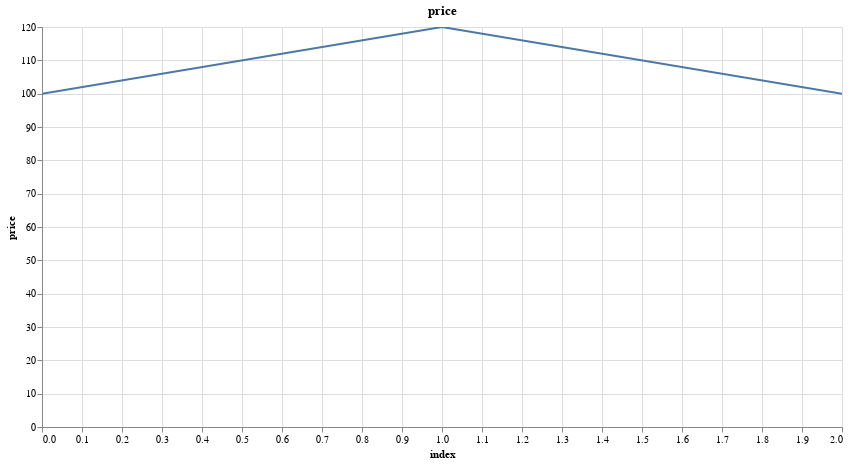

Notebook cell for this chart:
### Markdown cell above
Engineering Feature

### Code cell
price_time_series = pl.DataFrame({'price': [100.0, 120.0, 100.0]})
researches.plot_column(price_time_series, 'price')

### Figure 1 — Vega specification as saved in the notebook (floating-point values rounded to 4 significant figures)
{"$schema": "https://vega.github.io/schema/vega/v5.json", "data": [{"name": "param_14_store"}, {"name": "source_0", "values": [{"index": 0, "price": 100.0}, {"index": 1, "price": 120.0}, {"index": 2, "price": 100.0}]}, {"name": "source_0_x_domain_index", "values": [{"min": 0, "max": 2}]}, {"name": "source_0_y_domain_price", "values": [{"min": 100.0, "max": 120.0}]}], "signals": [{"name": "unit", "value": {}, "on": [{"events": "pointermove", "update": "isTuple(group()) ? group() : unit"}]}, {"name": "param_14", "update": "vlSelectionResolve(\"param_14_store\", \"union\")"}, {"name": "param_14_index", "on": [{"events": [{"source": "view", "type": "dblclick"}], "update": "null"}, {"events": {"signal": "param_14_translate_delta"}, "update": "panLinear(param_14_translate_anchor.extent_x, -param_14_translate_delta.x / width)"}, {"events": {"signal": "param_14_zoom_delta"}, "update": "zoomLinear(domain(\"x\"), param_14_zoom_anchor.x, param_14_zoom_delta)"}]}, {"name": "param_14_price", "on": [{"events": [{"source": "view", "type": "dblclick"}], "update": "null"}, {"events": {"signal": "param_14_translate_delta"}, "update": "panLinear(param_14_translate_anchor.extent_y, param_14_translate_delta.y / height)"}, {"events": {"signal": "param_14_zoom_delta"}, "update": "zoomLinear(domain(\"y\"), param_14_zoom_anchor.y, param_14_zoom_delta)"}]}, {"name": "param_14_tuple", "on": [{"events": [{"signal": "param_14_index || param_14_price"}], "update": "param_14_index && param_14_price ? {unit: \"\", fields: param_14_tuple_fields, values: [param_14_index,param_14_price]} : null"}]}, {"name": "param_14_tuple_fields", "value": [{"field": "index", "channel": "x", "type": "R"}, {"field": "price", "channel": "y", "type": "R"}]}, {"name": "param_14_translate_anchor", "value": {}, "on": [{"events": [{"source": "scope", "type": "pointerdown"}], "update": "{x: x(unit), y: y(unit), extent_x: domain(\"x\"), extent_y: domain(\"y\")}"}]}, {"name": "param_14_translate_delta", "value": {}, "on": [{"events": [{"source": "window", "between": [{"source": "scope", "type": "pointerdown"}, {"source": "window", "type": "pointerup"}], "type": "pointermove", "consume": true}], "update": "{x: param_14_translate_anchor.x - x(unit), y: param_14_translate_anchor.y - y(unit)}"}]}, {"name": "param_14_zoom_anchor", "on": [{"events": [{"source": "scope", "type": "wheel", "consume": true}], "update": "{x: invert(\"x\", x(unit)), y: invert(\"y\", y(unit))}"}]}, {"name": "param_14_zoom_delta", "on": [{"events": [{"source": "scope", "type": "wheel", "consume": true}], "update": "pow(1.001, event.deltaY * pow(16, event.deltaMode))", "force": true}]}, {"name": "param_14_modify", "on": [{"events": {"signal": "param_14_tuple"}, "update": "modify(\"param_14_store\", param_14_tuple, true)"}]}], "marks": [{"type": "line", "name": "marks", "from": {"data": "source_0"}, "sort": {"field": "x"}, "encode": {"update": {"defined": {"signal": "isValid(datum[\"index\"]) && isFinite(+datum[\"index\"]) && isValid(datum[\"price\"]) && isFinite(+datum[\"price\"])"}, "y": {"field": "price", "scale": "y"}, "stroke": {"value": "#4c78a8"}, "x": {"field": "index", "scale": "x"}, "tooltip": {"signal": "{\"index\": format(datum[\"index\"], \"\"), \"price\": format(datum[\"price\"], \"\")}"}}}, "style": ["line"], "clip": true, "interactive": true}], "scales": [{"name": "x", "type": "linear", "domain": [{"signal": "(data(\"source_0_x_domain_index\")[0] || {}).min"}, {"signal": "(data(\"source_0_x_domain_index\")[0] || {}).max"}], "range": [0, {"signal": "width"}], "domainRaw": {"signal": "param_14[\"index\"]"}, "nice": true, "zero": false}, {"name": "y", "type": "linear", "domain": [{"signal": "(data(\"source_0_y_domain_price\")[0] || {}).min"}, {"signal": "(data(\"source_0_y_domain_price\")[0] || {}).max"}], "range": [{"signal": "height"}, 0], "nice": true, "domainRaw": {"signal": "param_14[\"price\"]"}, "zero": true}], "axes": [{"scale": "x", "zindex": 0, "grid": true, "domain": false, "tickCount": {"signal": "ceil(width/40)"}, "ticks": false, "maxExtent": 0, "orient": "bottom", "minExtent": 0, "aria": false, "labels": false, "gridScale": "y"}, {"scale": "y", "aria": false, "gridScale": "x", "zindex": 0, "maxExtent": 0, "minExtent": 0, "orient": "left", "domain": false, "ticks": false, "grid": true, "tickCount": {"signal": "ceil(height/40)"}, "labels": false}, {"scale": "x", "labelOverlap": true, "title": "index", "labelFlush": true, "tickCount": {"signal": "ceil(width/40)"}, "zindex": 0, "orient": "bottom", "grid": false}, {"scale": "y", "tickCount": {"signal": "ceil(height/40)"}, "grid": false, "labelOverlap": true, "title": "price", "orient": "left", "zindex": 0}], "title": {"text": "price", "frame": "group"}, "style": "cell", "height": 400, "padding": 5, "background": "white", "width": 800}
